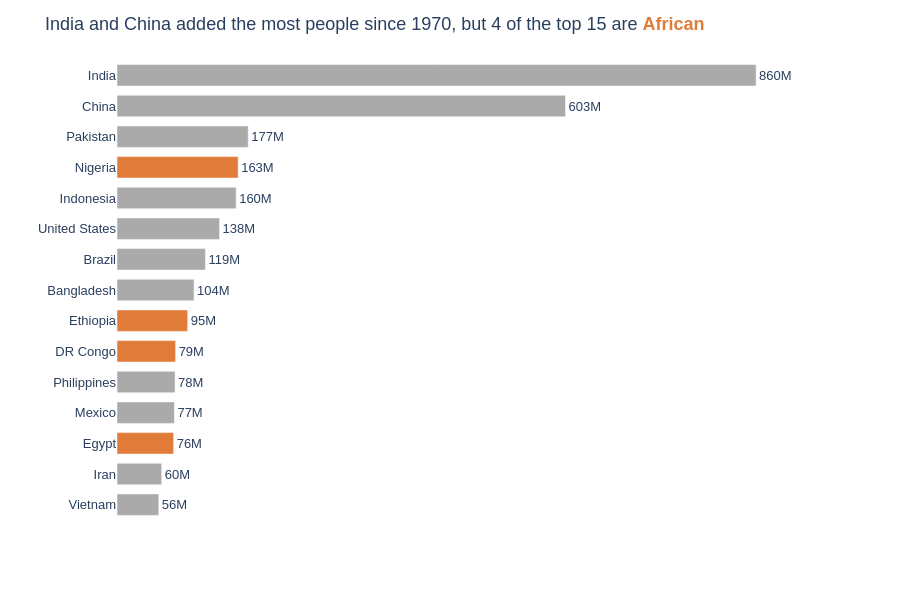

The notebook cell saved with this chart:
### Markdown cell above
**Chart choice & justification:** Sorted horizontal bar chart

- Bars are the simplest method for comparing and ordering the countries.
- Arranged in descending order, making it easy to see how they are ranked.
- Horizontal for easier readability of the countries’ names.
- Countries in Africa are colored orange, and it is easy to count them (4).
- Values are shown in bars, meaning that there is no need for an x-axis. Bars begin from zero.

### Code cell
# Q2
# step 1: prep data, people added between 1970 and 2022
df['Added'] = df['2022 Population'] - df['1970 Population']
top15 = df.nlargest(15, 'Added').copy()
top15['Group'] = np.where(top15['Continent'] == 'Africa', 'Africa', 'Other continents')
top15['Label'] = (top15['Added'] / 1e6).map('{:,.0f}M'.format)
n_africa = (top15['Group'] == 'Africa').sum()
print(top15[['Country', 'Continent', 'Added']])

# step 2: plotly express figure
fig = px.bar(
    data_frame=top15,
    x='Added', y='Country',
    orientation='h',
    color='Group',
    color_discrete_map={'Africa': ORANGE, 'Other continents': GREY},
    text='Label',
    hover_data={'Group': False, 'Label': False, 'Continent': True, 'Added': ':,'},
    labels={'Added': 'People added 1970 to 2022', 'Country': ''},
    template='plotly_white',
    height=600
)

# step 3: customisation
fig.update_traces(textposition='outside', cliponaxis=False)

fig.update_layout(
    title=(f"India and China added the most people since 1970, but {n_africa} of the top 15 are "
           f"<span style='color:{ORANGE}'><b>African</b></span>"),
    showlegend=False,
    font=dict(family='Arial', size=13),
    bargap=0.3,
    xaxis=dict(visible=False, range=[0, top15['Added'].max() * 1.1]),   # zero baseline
    yaxis=dict(title='', categoryorder='total ascending')               # largest at the top
)

fig.show()

### Figure 1 — Plotly figure (JSON) as saved in the notebook; plotly's stock layout.template omitted (floating-point values rounded to 4 significant figures)
{"data": [{"cliponaxis": false, "customdata": [["Other continents", "860M", "Asia"], ["Other continents", "603M", "Asia"], ["Other continents", "177M", "Asia"], ["Other continents", "160M", "Asia"], ["Other continents", "138M", "North America"], ["Other continents", "119M", "South America"], ["Other continents", "104M", "Asia"], ["Other continents", "78M", "Asia"], ["Other continents", "77M", "North America"], ["Other continents", "60M", "Asia"], ["Other continents", "56M", "Asia"]], "hovertemplate": "People added 1970 to 2022=%{x:,}<br>=%{y}<br>Continent=%{customdata[2]}<extra></extra>", "legendgroup": "Other continents", "marker": {"color": "#AAAAAA", "pattern": {"shape": ""}}, "name": "Other continents", "orientation": "h", "showlegend": true, "text": ["860M", "603M", "177M", "160M", "138M", "119M", "104M", "78M", "77M", "60M", "56M"], "textposition": "outside", "type": "bar", "x": [859671872, 603352887, 176533990, 160272945, 137961517, 118943623, 103644512, 78123423, 77214819, 60100865, 56258007], "xaxis": "x", "y": ["India", "China", "Pakistan", "Indonesia", "United States", "Brazil", "Bangladesh", "Philippines", "Mexico", "Iran", "Vietnam"], "yaxis": "y"}, {"cliponaxis": false, "customdata": [["Africa", "163M", "Africa"], ["Africa", "95M", "Africa"], ["Africa", "79M", "Africa"], ["Africa", "76M", "Africa"]], "hovertemplate": "People added 1970 to 2022=%{x:,}<br>=%{y}<br>Continent=%{customdata[2]}<extra></extra>", "legendgroup": "Africa", "marker": {"color": "#E07B39", "pattern": {"shape": ""}}, "name": "Africa", "orientation": "h", "showlegend": true, "text": ["163M", "95M", "79M", "76M"], "textposition": "outside", "type": "bar", "x": [162971948, 95071678, 78858479, 76208117], "xaxis": "x", "y": ["Nigeria", "Ethiopia", "DR Congo", "Egypt"], "yaxis": "y"}], "layout": {"bargap": 0.3, "barmode": "relative", "font": {"family": "Arial", "size": 13}, "height": 600, "legend": {"title": {"text": "Group"}, "tracegroupgap": 0}, "margin": {"t": 60}, "showlegend": false, "title": {"text": "India and China added the most people since 1970, but 4 of the top 15 are <span style='color:#E07B39'><b>African</b></span>"}, "xaxis": {"anchor": "y", "domain": [0, 1], "range": [0, 945600000.0], "title": {"text": "People added 1970 to 2022"}, "visible": false}, "yaxis": {"anchor": "x", "categoryorder": "total ascending", "domain": [0, 1], "title": {"text": ""}}}}
